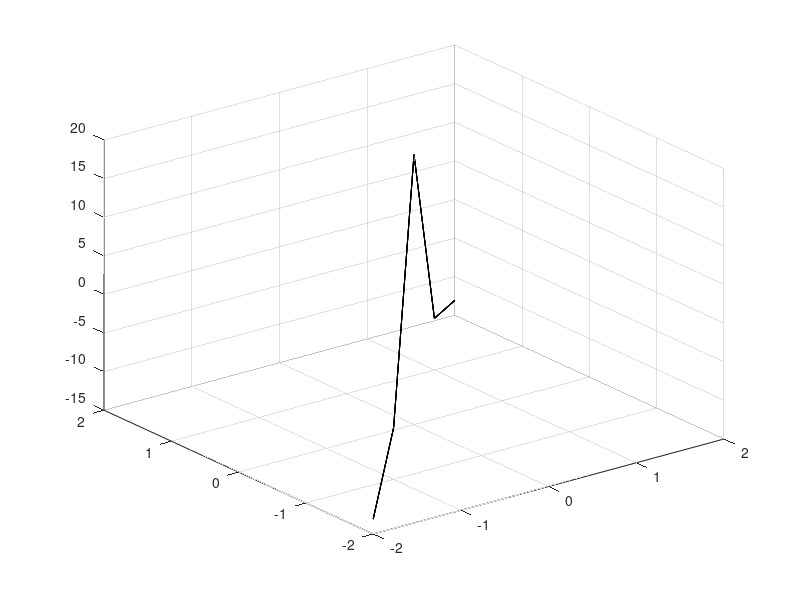

MATLAB code for this plot:
function actualThing()
    X = meshgrid(-2:2);
    Y = meshgrid(-2:2);
    mesh(X,Y,workout(X,Y))
    surf(X,Y,workout(X,Y))
end
function f = workout(x,y)
    f = (exp(-(x^2+y^2)))*(4*cos(x+y) - 3*sin(x-y))
end